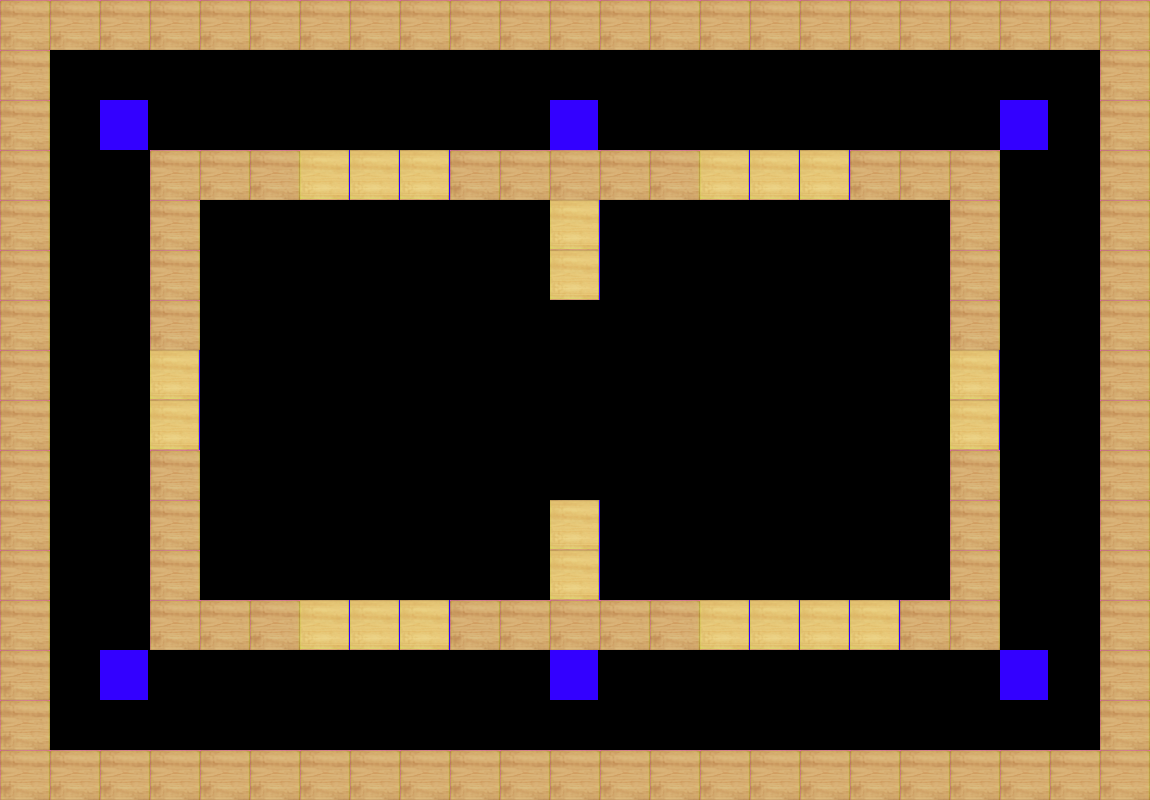

Tiled map render using the project's own tile images. Description and the whole map definition, tile-layer contents included, below:
An orthogonal 23x16 tile map with 50x50 px tiles, 1 tile layer (Calque de Tuiles 1).

<map version="1.10" tiledversion="1.11.0" orientation="orthogonal" renderorder="right-down" width="23" height="16" tilewidth="50" tileheight="50" infinite="0" nextlayerid="2" nextobjectid="1">
 <editorsettings>
  <export target="6Joueurs-Niveau2.json" format="json" />
 </editorsettings>
 <tileset firstgid="1" source="wii tanks.tsx" />
 <layer id="1" name="Calque de Tuiles 1" width="23" height="16">
  <data encoding="csv">
1,1,1,1,1,1,1,1,1,1,1,1,1,1,1,1,1,1,1,1,1,1,1,
1,10,10,10,10,10,10,10,10,10,10,10,10,10,10,10,10,10,10,10,10,10,1,
1,10,3,10,10,10,10,10,10,10,10,3,10,10,10,10,10,10,10,10,3,10,1,
1,10,10,1,1,1,2,2,2,1,1,1,1,1,2,2,2,1,1,1,10,10,1,
1,10,10,1,10,10,10,10,10,10,10,2,10,10,10,10,10,10,10,1,10,10,1,
1,10,10,1,10,10,10,10,10,10,10,2,10,10,10,10,10,10,10,1,10,10,1,
1,10,10,1,10,10,10,10,10,10,10,10,10,10,10,10,10,10,10,1,10,10,1,
1,10,10,2,10,10,10,10,10,10,10,10,10,10,10,10,10,10,10,2,10,10,1,
1,10,10,2,10,10,10,10,10,10,10,10,10,10,10,10,10,10,10,2,10,10,1,
1,10,10,1,10,10,10,10,10,10,10,10,10,10,10,10,10,10,10,1,10,10,1,
1,10,10,1,10,10,10,10,10,10,10,2,10,10,10,10,10,10,10,1,10,10,1,
1,10,10,1,10,10,10,10,10,10,10,2,10,10,10,10,10,10,10,1,10,10,1,
1,10,10,1,1,1,2,2,2,1,1,1,1,1,2,2,2,2,1,1,10,10,1,
1,10,3,10,10,10,10,10,10,10,10,3,10,10,10,10,10,10,10,10,3,10,1,
1,10,10,10,10,10,10,10,10,10,10,10,10,10,10,10,10,10,10,10,10,10,1,
1,1,1,1,1,1,1,1,1,1,1,1,1,1,1,1,1,1,1,1,1,1,1
</data>
 </layer>
</map>
